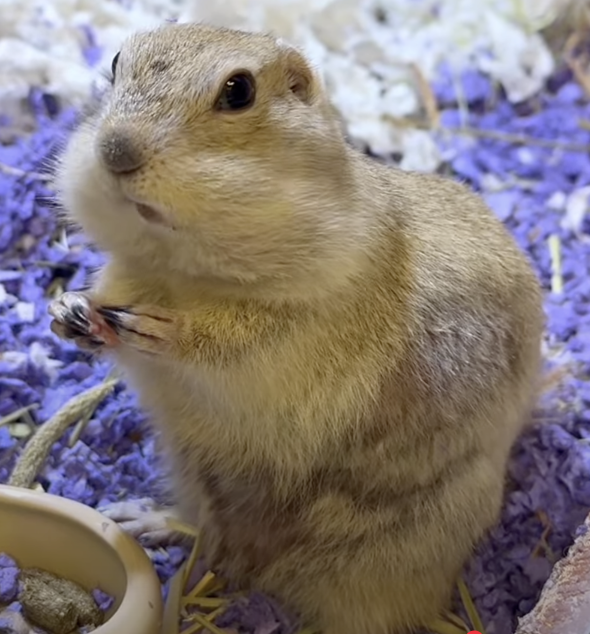
#> input picture photos/squirrel.png, 1180 x 1268 px (shown at 1/2 size)
$ python main.py photos/squirrel.png
#> lines starting #> are read from the running program, lines starting #| are printed output that depends on the picture
### Processor.py
'''
    The processor spawns various threads to preprocess subimages of the image
    received.
    Outputs a list of coordinates for each subimage to the planner to be
    drawn over
'''

import cv2
from Planner import Planner
import math
import numpy as np
from typing import Tuple
import threading

# Constants for image processing and particle simulation
GAUSS_KERNAL_SIZE = 3         # Size of the Gaussian kernel for blurring
GAUSS_SIGMA = 0               # Standard deviation for Gaussian kernel (0 lets OpenCV auto-calculate)

CONTRAST = 3                  # Multiplier for image contrast
BRIGHTNESS = 50               # Value to increase brightness

class Processor:

    def __init__(self, images: list[np.ndarray]):
        # Initialize with a list of sub-images
        self.__images = images
        num_robots = len(self.__images)
        self.__planner = Planner(num_robots)  # Planner handles the path tasks
        self.__num_threads = num_robots       # One thread per image

    @staticmethod
    def PathPlan(contours: list, init_coord: np.ndarray) -> np.ndarray:
        """
        Plan a path through the contours, starting from a given coordinate.
        """

        path = np.array([init_coord])  # Initialize the path with the start point

        # Keep finding and appending the next closest contour until done
        while len(contours) != 0:
            next_contour = Processor.GetNextContour(init_coord, contours)
            path = np.vstack((path, next_contour))  # Add contour to the path
            init_coord = next_contour[0][0]         # Update current location

        return path

    @staticmethod
    def GetNextContour(coords: np.ndarray, contours: list) -> np.ndarray:
        """
        Find the contour whose starting point is closest to the given coordinate.
        """

        # Start by assuming the first contour's first point is the closest
        closest_distance = np.linalg.norm(contours[0][0] - coords)
        closest_contour_idx = 0
        closest_coords_idx = 0

        # Search for the closest point in all contours
        for ci, c in enumerate(contours):
            for pi, p in enumerate(c):
                distance = np.linalg.norm(p - coords)
                if distance < closest_distance:
                    closest_coords_idx = pi
                    closest_distance = distance
                    closest_contour_idx = ci

        # Reorder selected contour to start from the closest point
        rearranged_contour = np.roll(contours[closest_contour_idx], (-1 * closest_coords_idx), axis=0)

        # Remove the used contour from the list
        del contours[closest_contour_idx]

        # Close the loop by appending the first point again
        return np.append(rearranged_contour, rearranged_contour[0][np.newaxis, ...], axis=0)

    def InitThreadsForProcessing(self, testingData = None):
        '''
        Launch a thread for each sub-image to process it in parallel.
        Each thread will extract path coordinates and send them to the Planner.
        '''

        threads = []

        # Spawn threads to handle each image chunk
        for i in range(len(self.__images)):
            thread = threading.Thread(
                target=self.ProcessImageAndEnqueueTask,
                args=[self.__images[i], testingData]
            )
            threads.append(thread)

        # Start all threads
        for t in threads:
            t.start()

        # Wait for all threads to complete
        for t in threads:
            t.join()

    @staticmethod
    def show_img(img: np.ndarray) -> None:
        """
        Display an image using OpenCV GUI window.
        """
        cv2.imshow(f'Image (Press 0 to Exit)', img)
        cv2.waitKey(0)
        cv2.destroyAllWindows()

    @staticmethod
    def DrawPath(img, path):
        """
        Draw the planned path as white lines on a black canvas.
        """

        height, width, _ = img.shape
        canvas = np.zeros((height, width), dtype=np.uint8)  # Blank canvas

        # Draw lines between consecutive points in the path
        for i in range(len(path) - 1):
            curr_x, curr_y = (path[i][0, 0], path[i][0, 1])
            next_x, next_y = (path[i + 1][0, 0], path[i + 1][0, 1])
            cv2.line(canvas, (curr_x, curr_y), (next_x, next_y), 255, thickness=1)

        return canvas

    @staticmethod
    def GetContours(img: np.ndarray) -> list:
        """
        Find contours in a binary image using OpenCV.
        """
        contours, _ = cv2.findContours(img, cv2.RETR_LIST, cv2.CHAIN_APPROX_SIMPLE)
        return contours

    @staticmethod
    def FilterContours(contours: list, threshold: float, distance: int) -> list:
        """
        Filter out similar and nearby duplicate contours based on shape and position.
        """
        filtered_contours = []

        for c1 in contours:
            if cv2.contourArea(c1) > 8:  # Skip tiny contours
                is_duplicate = False
                for c2 in filtered_contours:
                    match_value = cv2.matchShapes(c1, c2, cv2.CONTOURS_MATCH_I1, 0)

                    # Calculate center of mass for both contours
                    M1 = cv2.moments(c1)
                    M2 = cv2.moments(c2)
                    c1X = int(M1["m10"] / M1["m00"])
                    c1Y = int(M1["m01"] / M1["m00"])
                    c2X = int(M2["m10"] / M2["m00"])
                    c2Y = int(M2["m01"] / M2["m00"])

                    # Check both similarity and proximity
                    if match_value < threshold and abs(c2X - c1X) < distance and abs(c2Y - c1Y) < distance:
                        is_duplicate = True
                        break

                # Keep only unique contours
                if not is_duplicate:
                    filtered_contours.append(c1)

        return filtered_contours

    @staticmethod
    def ApproxContours(contours: list, threshold: float) -> list:
        """
        Simplify each contour to a polygon using the Ramer-Douglas-Peucker algorithm.
        """
        approx_contours = []

        for c in contours:
            approx_contours.append(cv2.approxPolyDP(c, threshold, True))

        return approx_contours

    def ProcessImageAndEnqueueTask(self, image : np.ndarray, testingData = None):
        '''
        Process a single image to extract path data and send to planner or test output.

        Steps:
            1. Convert to grayscale
            2. Adjust contrast & brightness
            3. Apply Gaussian blur
            4. Detect edges
            5. Find & filter contours
            6. Approximate contours
            7. Plan path
            8. Send to planner or collect output
        '''

        # Convert color image to grayscale
        grayscale_img = Processor.ColorToGrayscale(image)

        # Adjust image brightness and contrast
        adjusted_img = Processor.AdjustContrast(grayscale_img)

        # Blur to reduce noise
        blurred_img = Processor.GaussianBlur(adjusted_img)

        # Use Canny edge detection to find edges
        edge_img = Processor.EdgeDetection(blurred_img)

        # Get all detected contours
        contours = Processor.GetContours(edge_img)

        # Remove duplicate or noisy contours
        filtered_contours = Processor.FilterContours(contours, 0.5, 35)

        # Approximate contours to simpler shapes
        approx_contours = Processor.ApproxContours(filtered_contours, 5)

        # Create a path starting from (0,0)
        init_coord = np.array([[0, 0]])
        path = Processor.PathPlan(approx_contours, init_coord)

        # Either add to planner task queue or store result for testing
        if testingData is None:
            self.__planner.AddTaskToQueue(path)
        else:
            canvas = Processor.DrawPath(image, path)
            testingData.append(canvas)

    # ========== IMAGE PROCESSING UTILITIES BELOW ==========

    @staticmethod
    def ColorToGrayscale(img):
        """
        Convert a color (BGR) image to grayscale.
        """
        grayscale_img = cv2.cvtColor(img, cv2.COLOR_BGR2GRAY)
        return grayscale_img

    @staticmethod
    def AdjustContrast(img):
        """
        Adjust contrast and brightness of a grayscale image.
        """
        adjusted_img = cv2.convertScaleAbs(img, alpha=CONTRAST, beta=BRIGHTNESS)
        return adjusted_img

    @staticmethod
    def GaussianBlur(img):
        """
        Apply Gaussian blur to smooth image and reduce noise.
        """
        blurred_img = cv2.GaussianBlur(img, (GAUSS_KERNAL_SIZE, GAUSS_KERNAL_SIZE), GAUSS_SIGMA)
        return blurred_img

    @staticmethod
    def EdgeDetection(img):
        """
        Perform Canny edge detection to highlight object boundaries.
        """
        edge_img = cv2.Canny(image=img, threshold1=50, threshold2=150)
        return edge_img

### Planner.py
'''
    Essentially acts as the distributor that assigns tasks to artists (bots).

    - Delegates a list of coordinates (representing one image chunk) to an artist.
    - Maintains a queue of tasks received from the Processor.
    - Continuously checks for available artists and assigns them the next task in queue.
'''

import queue
from threading import Lock, Condition
import socket
import threading
import math

class Planner:

    def __init__(self, num_artists: int):
        self.__num_artists = num_artists

        # __assigned_task[i] tracks whether the ith artist currently has a task
        self.__assigned_task = [False] * self.__num_artists

        # IP and port settings for accepting connections from artists
        ARTIST_IP = "0.0.0.0"   # Accept connections from any IP
        ARTIST_PORT = 22        # NOTE: Needs to use a non-privileged port in production

        # [19 lines of commented-out code are left out]

    # [76 lines left out: functions AddTaskToQueue, DistributeTask, send_messages, not called in this run]

### main.py
'''
    Main.py

    Driver file for the program
    Spawns the Processor Thread

'''
from Processor import Processor
from Planner import Planner
import numpy as np
import cv2
import matplotlib.pyplot as plt
from skimage.metrics import structural_similarity as ssim
import sys

def main(args):
    if len(args) < 2:
        print("ERROR::main::Command Example::python main.py <image_path_1> <image_path_2> ...")
        sys.exit()

    # Load the image (e.g., squirrel.png)
    images = args[1:]
    cv2_images = [cv2.imread(image) for image in images]
#> cv2_images = 1 item

    # Initialize Processor to perform image processing
    processor = Processor(cv2_images)
    # processor.InitThreadsForProcessing()

    # SD TODO::this below code is used for testing
    testingData = []
    processor.InitThreadsForProcessing(testingData=testingData)
    for sub_img in testingData:
        print("INFO::main::image shape:: ", sub_img.shape)
        processor.show_img(sub_img)
#> this loop made 1 pass
#> pass 1, in show_img, `cv2.imshow(f'Image (Press 0 to Exit)', img)`:
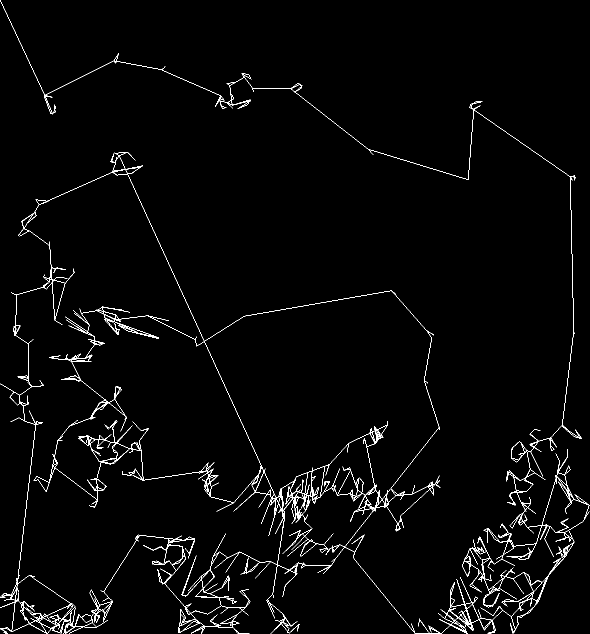
#> window 'Image (Press 0 to Exit)': shape (1268, 1180) (shown at 1/2 size); 2% white in thin lines or dots

if __name__ == '__main__':
    main(sys.argv)
